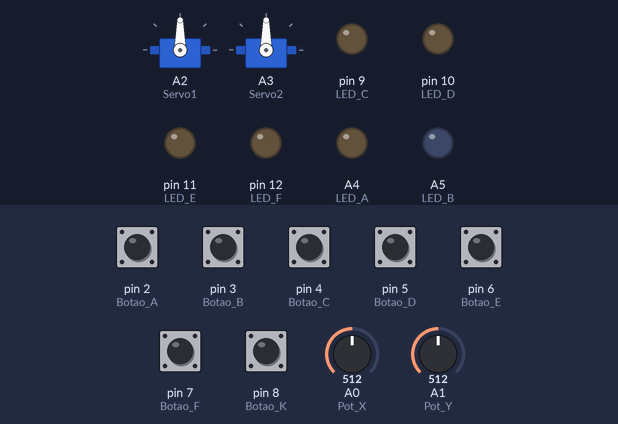
Bench run of a sketch on a simulated Arduino Uno, built with avr-gcc and run on an emulated ATmega328P. Shown: 2 × servo, output pins drawn as LEDs (lit = HIGH). Inputs (shaded band) come from the test bench; at power-on: pin 2 (Botao_A), pin 3 (Botao_B), pin 4 (Botao_C), pin 5 (Botao_D), pin 6 (Botao_E), pin 7 (Botao_F), pin 8 (Botao_K) HIGH, A0 (Pot_X) = 512, A1 (Pot_Y) = 512.

Above: at 1.2 s.
1.3 s: A0 (Pot_X) set to 716
At 2.5 s:
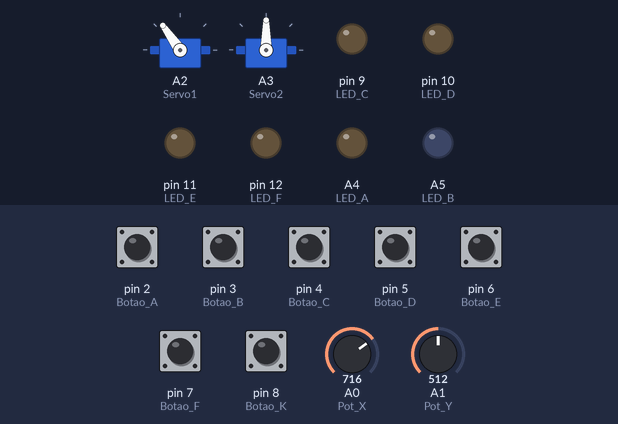
2.8 s: A1 (Pot_Y) set to 716
At 3.7 s:
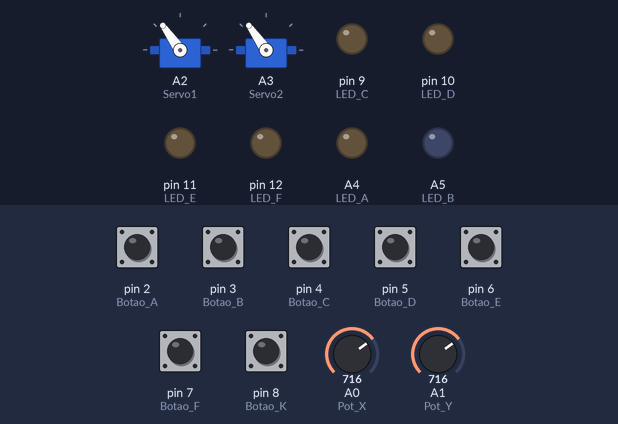
4.3 s: pin 2 (Botao_A) pulled LOW for 0.15 s
At 4.37 s:
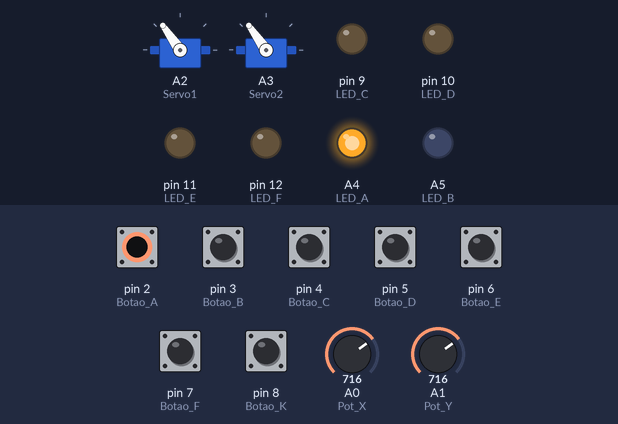
5.9 s: pin 3 (Botao_B) pulled LOW for 0.15 s
At 5.97 s:
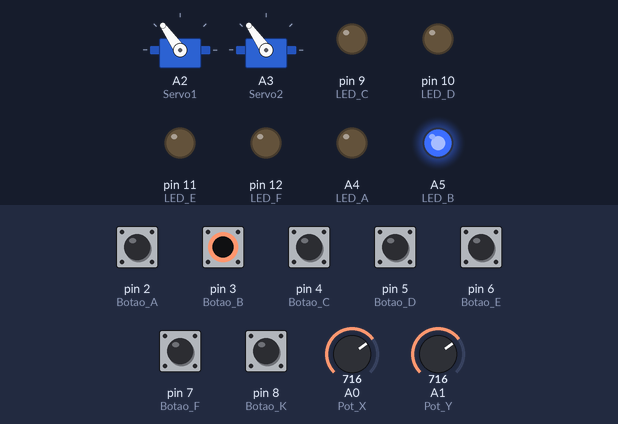
7.5 s: pin 4 (Botao_C) pulled LOW for 0.15 s
At 7.57 s:
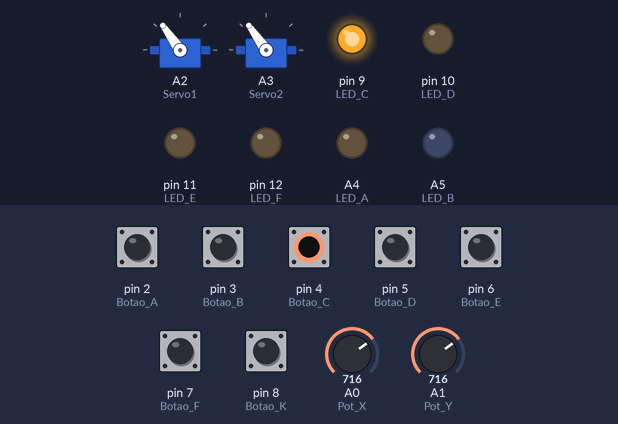
9.1 s: pin 5 (Botao_D) pulled LOW for 0.15 s
At 9.17 s:
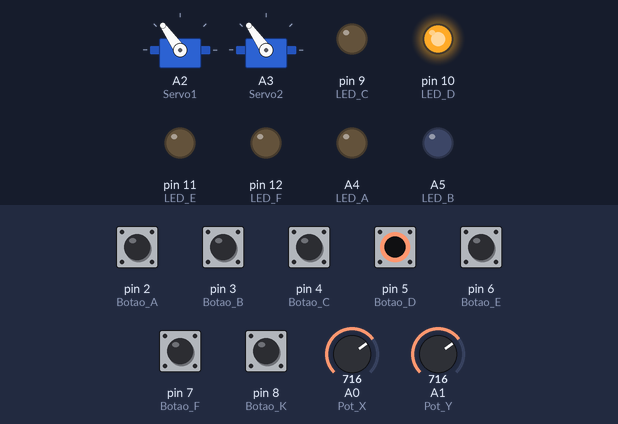
Timing chart, 0 to 11.7 s (numbered marks = the images above; inputs shaded):
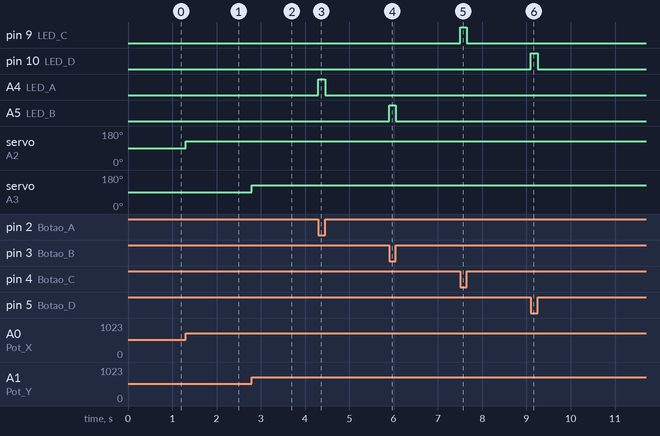

Measured:
- after the input at 1.3 s, servo on A2 (Servo1): 90° → 125° at once
- after the input at 2.8 s, servo on A3 (Servo2): 90° → 125° at once
- after the input at 4.3 s, A4 (LED_A): LOW → HIGH at once, → LOW 0.15 s later
- after the input at 5.9 s, A5 (LED_B): LOW → HIGH at once, → LOW 0.15 s later
- after the input at 7.5 s, pin 9 (LED_C): LOW → HIGH at once, → LOW 0.15 s later
- after the input at 9.1 s, pin 10 (LED_D): LOW → HIGH at once, → LOW 0.15 s later

The sketch:

C_digo_Joystick_Shield.ino
```cpp
/* Programa: Utilizando Joystick Shield */
/* Inclui a biblioteca de controle do servo */
#include <Servo.h>
/* Cria os objetos para controlar os servos */
Servo servo1;
Servo servo2;
/* Define os pinos de dados dos servos */
int Servo1 = A2;
int Servo2 = A3;
/* Define os pinos dos botões */
int Botao_A = 2;
int Botao_B = 3;
int Botao_C = 4;
int Botao_D = 5;
int Botao_E = 6;
int Botao_F = 7;
int Botao_K = 8;
/* Define os pinos dos LEDs C ao F */
int LED_C = 9;
int LED_D = 10;
int LED_E = 11;
int LED_F = 12;
/* Define o pino do buzzer */
int Buzzer = 13;
/* Define os pinos dos potenciômetros */
int Pot_X = A0;
int Pot_Y = A1;
/* Define os pinos dos LEDs A e B. Usaremos essas portas analógicas para
simular portas digitais devido à limitação de pinos deste projeto. */
int LED_A = A4;
int LED_B = A5;
void setup() {
/* Endereça os objetos servos aos pinos de dados definidos */
servo1.attach(Servo1);
servo2.attach(Servo2);
/* Loop para definir os pinos 2 ao 8 como entradas e ativa os resistores
internos do Arduino */
for (int i = 2; i <= 8; i++) {
   pinMode(i, INPUT_PULLUP);
}
/* Loop para definir os pinos 9 ao 13 como saídas */
for (int i = 9; i <= 13; i++) {
   pinMode(i, OUTPUT);
}
/* Define os pinos analógicos do LED_A e LED_B como saída digital */
pinMode(LED_A, OUTPUT);
pinMode(LED_B, OUTPUT);
}
void loop() {
/* Comandos para posicionar os servos de acordo com as leituras dos dados
dos potenciômetros */
servo1.write(map(analogRead(Pot_X), 0, 1023, 0, 180));
servo2.write(map(analogRead(Pot_Y), 0, 1023, 0, 180));
/* Enquanto o Botão_A estiver pressionado, mantenha o LED_A ligado. */
while (!digitalRead(Botao_A)) {
   digitalWrite(LED_A, HIGH);
}
/* Enquanto o Botão_B estiver pressionado, mantenha o LED_B ligado. */
while (!digitalRead(Botao_B)) {
   digitalWrite(LED_B, HIGH);
}
/* Enquanto o Botão_C estiver pressionado, mantenha o LED_C ligado. */
while (!digitalRead(Botao_C)) {
   digitalWrite(LED_C, HIGH);
}
  /* Enquanto o Botão_D estiver pressionado, mantenha o LED_D ligado. */
while (!digitalRead(Botao_D)) {
   digitalWrite(LED_D, HIGH);
}
/* Enquanto o Botão_E estiver pressionado, mantenha o LED_E ligado. */
while (!digitalRead(Botao_E)) {
   digitalWrite(LED_E, HIGH);
}
/* Enquanto o Botão_F estiver pressionado, mantenha o LED_F ligado. */
while (!digitalRead(Botao_F)) {
   digitalWrite(LED_F, HIGH);
}
/* Enquanto o Botão_K estiver pressionado, emita som através do Buzzer. */
while (!digitalRead(Botao_K)) {
   tone(Buzzer, 800);
}
/* Se nenhum botão estiver sendo pressionado, chame a função para desligar
todos os LEDs e desligue o Buzzer. */
Off_LEDs();
noTone(Buzzer);
}
/* Função responsável por desligar todos os LEDs. */
void Off_LEDs() {
for (int i = 9; i <= 12; i++) {
   digitalWrite(i, LOW);
}
digitalWrite(LED_A, LOW);
digitalWrite(LED_B, LOW);
}
```
